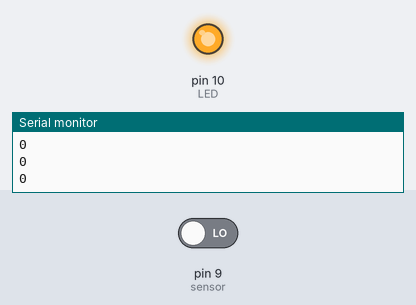
Bench run of a sketch on a simulated Arduino Uno, built with avr-gcc and run on an emulated ATmega328P. Shown: output pins drawn as LEDs (lit = HIGH), the last lines printed to the serial monitor. The test bench sets the inputs (shaded band); at power-on: pin 9 (sensor) LOW.

Above: at 1.2 s.
1.3 s: pin 9 (sensor) driven HIGH
At 2.5 s:
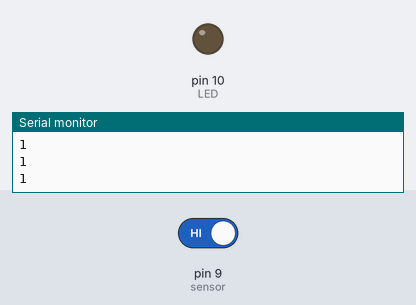
2.8 s: pin 9 (sensor) driven LOW
At 3.8 s:
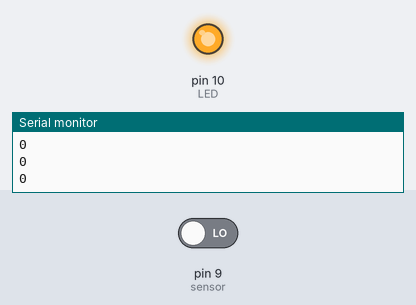
Timing chart, 0 to 5.8 s (numbered marks = the images above; inputs shaded):
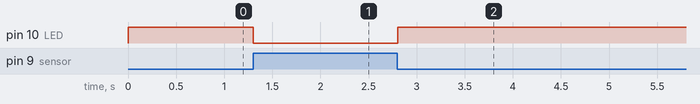

Measured:
- after the input at 1.3 s, pin 10 (LED): HIGH → LOW at once
- after the input at 2.8 s, pin 10 (LED): LOW → HIGH at once

The sketch:

project_9_DO_analog_light_sensor.ino
```cpp
/*
  Ambient Light controlled LED
*/
int LED = 10;                     //Led pin
int sensor = 9;

void setup(){
     pinMode(LED,OUTPUT);
     pinMode(sensor, INPUT);
     Serial.begin(9600);
}

void loop(){
     //val = analogRead(0);         // read voltage value
     int reading = digitalRead(sensor);

     Serial.println(reading);

     if(reading){                // if the value is less than 1000，LED turns off
          digitalWrite(LED,LOW);
     }else{                        // if the value is more than 1000，LED turns on
          digitalWrite(LED,HIGH);
     }
     delay(50);
}
```
